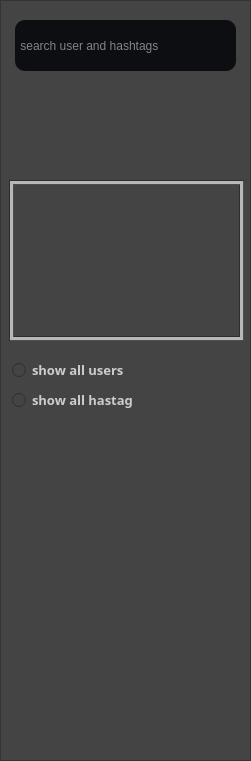
   <widget class="QFrame" name="frame_search">
    <property name="geometry">
     <rect>
      <x>1100</x>
      <y>44</y>
      <width>251</width>
      <height>761</height>
     </rect>
    </property>
    <property name="styleSheet">
     <string notr="true">background-color: rgb(68, 68, 68);</string>
    </property>
    <property name="frameShape">
     <enum>QFrame::StyledPanel</enum>
    </property>
    <property name="frameShadow">
     <enum>QFrame::Raised</enum>
    </property>
    <widget class="QLineEdit" name="le_search">
     <property name="geometry">
      <rect>
       <x>15</x>
       <y>20</y>
       <width>221</width>
       <height>51</height>
      </rect>
     </property>
     <property name="font">
      <font>
       <pointsize>9</pointsize>
      </font>
     </property>
     <property name="styleSheet">
      <string notr="true">border: none;
background-color: rgb(12, 14, 18);
border-radius: 10px;
color: rgb(250, 250, 250);</string>
     </property>
     <property name="placeholderText">
      <string> search user and hashtags</string>
     </property>
    </widget>
    <widget class="QRadioButton" name="rbtn_users">
     <property name="geometry">
      <rect>
       <x>12</x>
       <y>360</y>
       <width>131</width>
       <height>20</height>
      </rect>
     </property>
     <property name="font">
      <font>
       <family>Dubai</family>
       <pointsize>10</pointsize>
       <weight>75</weight>
       <bold>true</bold>
      </font>
     </property>
     <property name="styleSheet">
      <string notr="true">color: rgb(205, 205, 205);</string>
     </property>
     <property name="text">
      <string>show all users</string>
     </property>
    </widget>
    <widget class="QRadioButton" name="rbtn_hashtags">
     <property name="geometry">
      <rect>
       <x>12</x>
       <y>390</y>
       <width>141</width>
       <height>20</height>
      </rect>
     </property>
     <property name="font">
      <font>
       <family>Dubai</family>
       <pointsize>10</pointsize>
       <weight>75</weight>
       <bold>true</bold>
      </font>
     </property>
     <property name="styleSheet">
      <string notr="true">color: rgb(205, 205, 205);</string>
     </property>
     <property name="text">
      <string>show all hastag</string>
     </property>
    </widget>
    <widget class="QListWidget" name="listWidget_showusersandhastags">
     <property name="geometry">
      <rect>
       <x>9</x>
       <y>180</y>
       <width>235</width>
       <height>161</height>
      </rect>
     </property>
     <property name="frameShape">
      <enum>QFrame::Box</enum>
     </property>
     <property name="frameShadow">
      <enum>QFrame::Sunken</enum>
     </property>
     <property name="lineWidth">
      <number>1</number>
     </property>
     <property name="midLineWidth">
      <number>3</number>
     </property>
     <property name="flow">
      <enum>QListView::TopToBottom</enum>
     </property>
    </widget>
   </widget>
